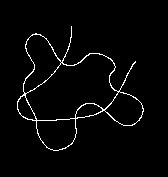
#> input picture misc/trace_test.bmp, 168 x 177 px
$ python cvtesting.py
#> lines starting #> are read from the running program, lines starting #| are printed output that depends on the picture; after the words box and inside, x2 and y2 are one past the last pixel; in counts of white or black regions, pixels touching at a corner belong together
import cv2
import numpy as np

im = cv2.imread("trace_test.bmp", cv2.IMREAD_GRAYSCALE)
#> im: shape (177, 168); 2.6% white in thin lines or dots, all inside (x1, y1, x2, y2) = (17, 26, 144, 151)
array = im.astype(np.uint8)

print("ya")
contours, h = cv2.findContours(array, cv2.RETR_LIST, cv2.CHAIN_APPROX_SIMPLE)
#> contours = 7 contours; box (x1, y1, x2, y2) and area: (17, 26, 144, 151) 7586, (25, 53, 119, 121) 3838, (23, 34, 62, 94) 1232, (36, 118, 77, 151) 998, (104, 91, 144, 126) 844, (75, 103, 103, 119) 257, (17, 95, 37, 121) 256; h = [[1, -1, -1, -1], [2, 0, -1, -1], [3, 1, -1, -1], [4, 2, -1, -1], [5, 3, -1, -1], [6, 4, -1, -1], [-1, 5, -1, -1]]
print("yeet")

new_image = np.ndarray(cv2.imread("trace_test.bmp").shape)
#> new_image: shape (177, 168, 3) float64; every value is 0

counter = 0
print(contours[0].shape)
#| (42, 1, 2)
for contour in contours:
    for point in contour:
        color = np.array([0,0,0])
        color[2-counter%3] = 255
        new_image[point[0][1], point[0][0]] += color
    counter += 1
#> this loop made 7 passes
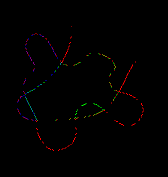
#> new_image: shape (177, 168, 3) float64; mean B, G, R 1, 1.3, 3.3; drawn with min black and max white
#> after the loop, counter = 7

cv2.imwrite("trace_testing_contours.bmp", new_image)
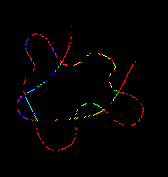
#> saved as trace_testing_contours.bmp: shape (177, 168, 3); mean B, G, R 1, 1.2, 2.8
